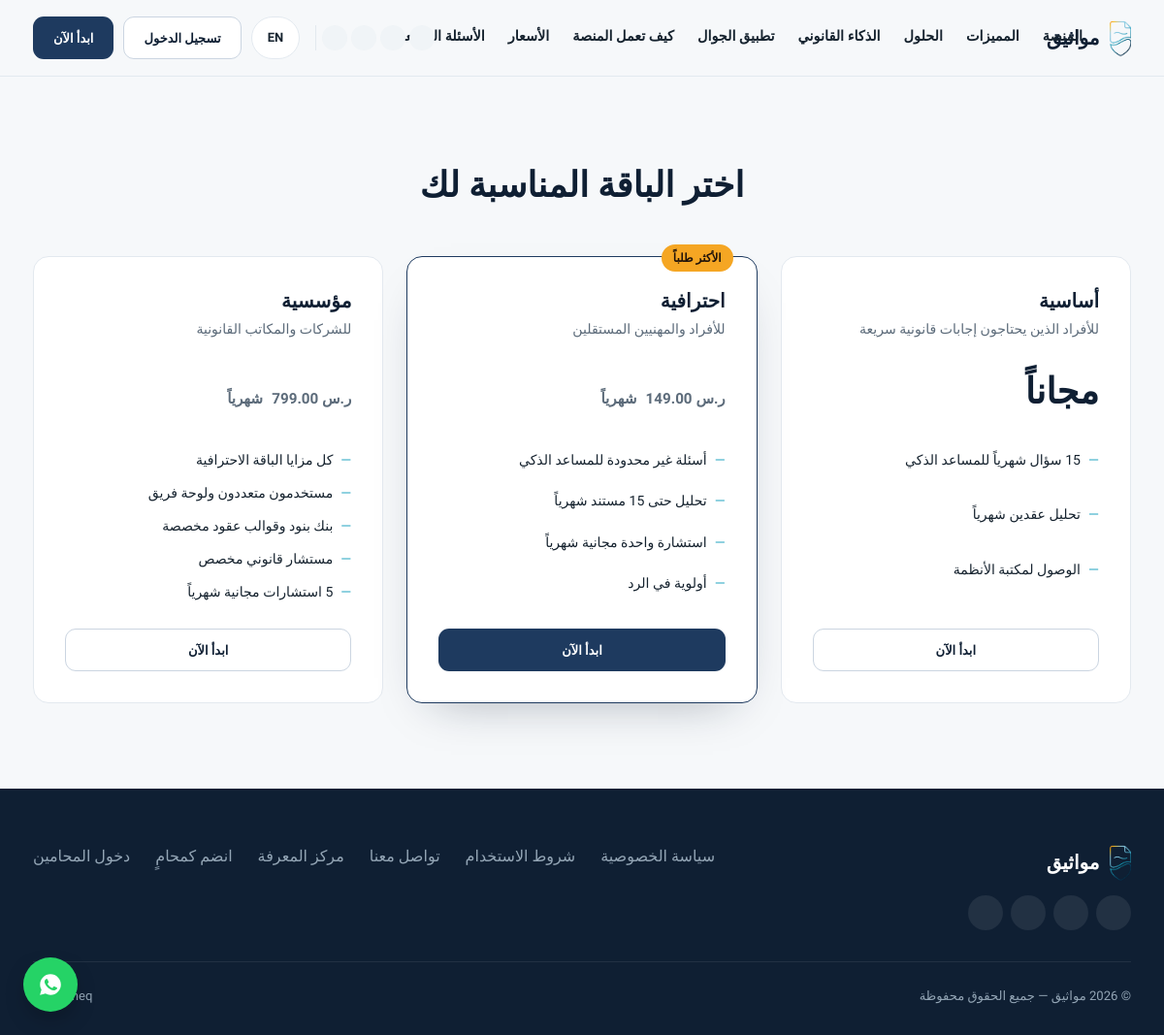
/pricing.php, run on the app's committed database.
### tables this page shows
CREATE TABLE IF NOT EXISTS plans (
    id INT UNSIGNED AUTO_INCREMENT PRIMARY KEY,
    name_ar VARCHAR(100) NOT NULL,
    name_en VARCHAR(100) NOT NULL,
    description_ar TEXT,
    description_en TEXT,
    price_monthly DECIMAL(12,3) NOT NULL DEFAULT 0,
    price_yearly DECIMAL(12,3) DEFAULT NULL,
    ai_queries_limit INT DEFAULT NULL,        
    document_analysis_limit INT DEFAULT NULL,
    consultations_included INT DEFAULT 0,
    is_corporate TINYINT(1) NOT NULL DEFAULT 0,
    is_featured TINYINT(1) NOT NULL DEFAULT 0,
    sort_order SMALLINT DEFAULT 0,
    status ENUM('active','hidden') NOT NULL DEFAULT 'active',
    created_at DATETIME NOT NULL DEFAULT CURRENT_TIMESTAMP
);

CREATE TABLE IF NOT EXISTS plan_features (
    id INT UNSIGNED AUTO_INCREMENT PRIMARY KEY,
    plan_id INT UNSIGNED NOT NULL,
    feature_ar VARCHAR(255) NOT NULL,
    feature_en VARCHAR(255) NOT NULL,
    sort_order SMALLINT DEFAULT 0,
    FOREIGN KEY (plan_id) REFERENCES plans(id) ON DELETE CASCADE
);

CREATE TABLE IF NOT EXISTS site_settings (
    setting_key VARCHAR(100) NOT NULL PRIMARY KEY,
    setting_value TEXT
);

### lang/strings.php (called while the page is built, shortened)
<?php
function t(string $key): string {
    $lang = $_SESSION['lang'] ?? 'ar';
    return $GLOBALS['STRINGS'][$key][$lang] ?? $key;
}
function current_lang(): string {
    return $_SESSION['lang'] ?? 'ar';
}
function is_rtl(): bool {
    return current_lang() === 'ar';
}

### pricing.php (the view)
<?php
require_once __DIR__ . '/includes/header.php';
?>
<section class="section" id="corporate">
  <div class="container">
    <div class="section-head"><h2><?= t('pricing_title') ?></h2></div>
    <div class="pricing-grid">
      <?php
      $plans = $pdo->query("SELECT * FROM plans WHERE status='active' ORDER BY sort_order")->fetchAll();
      $featsStmt = $pdo->prepare("SELECT * FROM plan_features WHERE plan_id=? ORDER BY sort_order");
      foreach ($plans as $plan):
        $name = is_rtl() ? $plan['name_ar'] : $plan['name_en'];
        $desc = is_rtl() ? $plan['description_ar'] : $plan['description_en'];
        $featsStmt->execute([$plan['id']]);
        $feats = $featsStmt->fetchAll();
      ?>
      <div class="price-card <?= $plan['is_featured'] ? 'featured' : '' ?>">
        <?php if ($plan['is_featured']): ?><span class="pop-tag"><?= t('pricing_popular') ?></span><?php endif; ?>
        <h3><?= htmlspecialchars($name) ?></h3>
        <p style="font-size:.88rem"><?= htmlspecialchars($desc) ?></p>
        <div class="price-amount">
          <?= $plan['price_monthly'] > 0 ? money($plan['price_monthly']) : (is_rtl() ? 'مجاناً' : 'Free') ?>
          <?php if ($plan['price_monthly'] > 0): ?><span><?= t('pricing_monthly') ?></span><?php endif; ?>
        </div>
        <ul class="price-feats">
          <?php foreach ($feats as $f): ?><li><?= htmlspecialchars(is_rtl() ? $f['feature_ar'] : $f['feature_en']) ?></li><?php endforeach; ?>
        </ul>
        <a href="/register.php?plan=<?= $plan['id'] ?>" class="btn <?= $plan['is_featured'] ? 'btn-primary' : 'btn-outline' ?> btn-block"><?= t('pricing_choose') ?></a>
      </div>
      <?php endforeach; ?>
    </div>
  </div>
</section>
<?php require_once __DIR__ . '/includes/footer.php'; ?>

### includes/header.php (shortened to what this page needs)
<?php
require_once __DIR__ . '/../config/config.php';
require_once __DIR__ . '/../lang/strings.php';
require_once __DIR__ . '/site_social.php';
$lang = current_lang();
$dir  = is_rtl() ? 'rtl' : 'ltr';
?>
<!DOCTYPE html>
<html lang="<?= $lang ?>" dir="<?= $dir ?>">
<head>
<link rel="stylesheet" href="/assets/css/style.css">
<link rel="stylesheet" href="/assets/css/enterprise.css">
<link rel="stylesheet" href="/assets/css/landing.css">
</head>
<body class="lang-<?= $lang ?>">
<header class="site-header">
  <div class="container">
    <a href="/" class="brand" aria-label="<?= htmlspecialchars(is_rtl() ? SITE_NAME_AR : SITE_NAME_EN) ?>">
      <img src="/assets/img/logo.webp" width="457" height="813" alt="" decoding="async">
      <span><?= is_rtl() ? SITE_NAME_AR : SITE_NAME_EN ?></span>
    </a>
    <nav class="main-nav" id="mainNav" data-nav-spy aria-label="<?= is_rtl() ? 'القائمة الرئيسية' : 'Main navigation' ?>">
      <a href="/#platform"><?= t('nav_platform') ?></a>
      <a href="/#features"><?= t('nav_features') ?></a>
      <a href="/#solutions"><?= t('nav_solutions') ?></a>
      <a href="/#legal-ai"><?= t('nav_legal_ai') ?></a>
      <a href="/#mobile"><?= t('nav_mobile') ?></a>
      <a href="/#how"><?= t('nav_how') ?></a>
      <a href="/#pricing"><?= t('nav_pricing') ?></a>
      <a href="/#faq"><?= t('nav_faq') ?></a>
    </nav>
    <div class="header-actions">
      <?php render_social_row('light', 14); ?>
      <a class="lang-switch" href="?lang=<?= $lang === 'ar' ? 'en' : 'ar' ?>"
         aria-label="<?= $lang === 'ar' ? 'Switch to English' : 'التبديل إلى العربية' ?>"><?= $lang === 'ar' ? 'EN' : 'عربي' ?></a>
      <a href="/login.php" class="btn btn-outline"><?= t('nav_login') ?></a>
      <a href="/register.php" class="btn btn-primary"><?= t('nav_get_started') ?></a>
    </div>
  </div>
</header>

### includes/site_social.php (shortened to what this page needs)
<?php
function site_social_links(): array {
    return [
        ['name' => 'Instagram', 'url' => 'https://www.instagram.com/mawatheq.sa', 'icon' => 'instagram'],
        ['name' => 'TikTok',    'url' => 'https://www.tiktok.com/@mawatheq.sa',   'icon' => 'tiktok'],
        ['name' => 'X',         'url' => 'https://x.com/mawatheqsa',              'icon' => 'x'],
        ['name' => 'Facebook',  'url' => 'https://www.facebook.com/mawatheq.sa/', 'icon' => 'facebook'],
    ];
}
function social_icon_svg(string $icon, int $size = 16): string {
    $paths = [
        'instagram' => '<path d="M12 2c2.7 0 3.06.01 4.12.06 1.06.05 1.79.22 2.43.47.66.26 1.22.6 1.77 1.15.55.55.9 1.11 1.15 1.77.25.64.42 1.37.47 2.43.05 1.06.06 1.42.06 4.12s-.01 3.06-.06 4.12c-.05 1.06-.22 1.79-.47 2.43a4.9 4.9 0 0 1-1.15 1.77 4.9 4.9 0 0 1-1.77 1.15c-.64.25-1.37.42-2.43.47-1.06.05-1.42.06-4.12.06s-3.06-.01-4.12-.06c-1.06-.05-1.79-.22-2.43-.47a4.9 4.9 0 0 1-1.77-1.15 4.9 4.9 0 0 1-1.15-1.77c-.25-.64-.42-1.37-.47-2.43C2.01 15.06 2 14.7 2 12s.01-3.06.06-4.12c.05-1.06.22-1.79.47-2.43.26-.66.6-1.22 1.15-1.77a4.9 4.9 0 0 1 1.77-1.15c.64-.25 1.37-.42 2.43-.47C8.94 2.01 9.3 2 12 2zm0 3.6a6.4 6.4 0 1 0 0 12.8 6.4 6.4 0 0 0 0-12.8zm0 10.56a4.16 4.16 0 1 1 0-8.32 4.16 4.16 0 0 1 0 8.32zm6.66-10.82a1.5 1.5 0 1 1-3 0 1.5 1.5 0 0 1 3 0z"/>',
        'tiktok'   => '<path d="M16.6 5.82c-1-.9-1.6-2.15-1.6-3.52h-3.1v13.9c0 1.5-1.22 2.7-2.72 2.7a2.72 2.72 0 1 1 0-5.44c.25 0 .49.03.72.09V10.4a5.9 5.9 0 0 0-.72-.05A5.85 5.85 0 0 0 3.3 16.2a5.85 5.85 0 0 0 5.85 5.85c3.23 0 5.85-2.62 5.85-5.85V9.02a8.4 8.4 0 0 0 4.9 1.57V7.5a5.1 5.1 0 0 1-3.3-1.68z"/>',
        'x'        => '<path d="M18.9 3H22l-7.4 8.5L23.3 21H16.8l-5-6.5L6 21H2.9l7.9-9L2 3h6.7l4.6 6 5.6-6zm-1.2 16h1.7L7.4 5H5.6l12.1 14z"/>',
        'facebook' => '<path d="M13.5 21v-7.6h2.6l.4-3h-3v-1.9c0-.87.24-1.46 1.5-1.46h1.6V4.3C15.9 4.2 15 4.1 13.9 4.1c-2.3 0-3.9 1.4-3.9 4v2.3H7.4v3h2.6V21h3.5z"/>',
    ];
    $path = $paths[$icon] ?? '';
    return '<svg width="' . $size . '" height="' . $size . '" viewBox="0 0 24 24" style="width:' . $size . 'px;height:' . $size . 'px;display:block" fill="currentColor" aria-hidden="true">' . $path . '</svg>';
}
function render_social_row(string $variant = 'dark', int $size = 16): void {
    $isDark = $variant === 'dark';
    $circleBg   = $isDark ? 'rgba(255,255,255,.08)' : '#F0F4F7';
    $circleFg   = $isDark ? '#ffffff' : '#1E3A5F';
    $wrap       = $size + 20;
    echo '<div class="social-row social-row-' . $variant . '">';
    foreach (site_social_links() as $s) {
        echo '<a href="' . htmlspecialchars($s['url']) . '" target="_blank" rel="noopener" aria-label="' . htmlspecialchars($s['name']) . '"'
           . ' style="width:' . $wrap . 'px;height:' . $wrap . 'px;border-radius:50%;display:inline-flex;align-items:center;justify-content:center;background:' . $circleBg . ';color:' . $circleFg . ';flex:none">'
           . social_icon_svg($s['icon'], $size)
           . '</a>';
    }
    echo '</div>';
}

### includes/currency.php (shortened to what this page needs)
<?php
require_once __DIR__ . '/../lang/strings.php';
function currency_options(): array {
    return [
        'SAR' => ['ar' => 'ريال سعودي',  'en' => 'Saudi riyal',    'symbol_ar' => 'ر.س',  'symbol_en' => 'SAR', 'decimals' => 2],
        'AED' => ['ar' => 'درهم إماراتي', 'en' => 'UAE dirham',     'symbol_ar' => 'د.إ',  'symbol_en' => 'AED', 'decimals' => 2],
        'QAR' => ['ar' => 'ريال قطري',   'en' => 'Qatari riyal',   'symbol_ar' => 'ر.ق',  'symbol_en' => 'QAR', 'decimals' => 2],
        'KWD' => ['ar' => 'دينار كويتي', 'en' => 'Kuwaiti dinar',  'symbol_ar' => 'د.ك',  'symbol_en' => 'KWD', 'decimals' => 3],
        'BHD' => ['ar' => 'دينار بحريني','en' => 'Bahraini dinar', 'symbol_ar' => 'د.ب',  'symbol_en' => 'BHD', 'decimals' => 3],
        'OMR' => ['ar' => 'ريال عماني',  'en' => 'Omani rial',     'symbol_ar' => 'ر.ع',  'symbol_en' => 'OMR', 'decimals' => 3],
        'EGP' => ['ar' => 'جنيه مصري',   'en' => 'Egyptian pound', 'symbol_ar' => 'ج.م',  'symbol_en' => 'EGP', 'decimals' => 2],
        'JOD' => ['ar' => 'دينار أردني', 'en' => 'Jordanian dinar','symbol_ar' => 'د.أ',  'symbol_en' => 'JOD', 'decimals' => 3],
        'USD' => ['ar' => 'دولار أمريكي','en' => 'US dollar',      'symbol_ar' => '$',    'symbol_en' => 'USD', 'decimals' => 2],
        'EUR' => ['ar' => 'يورو',        'en' => 'Euro',           'symbol_ar' => '€',    'symbol_en' => 'EUR', 'decimals' => 2],
    ];
}
function currency_is_valid(string $code): bool {
    return isset(currency_options()[strtoupper($code)]);
}
function currency_normalize(?string $code): string {
    $code = strtoupper(trim((string)$code));
    return currency_is_valid($code) ? $code : CURRENCY_DEFAULT;
}
function currency_code(?PDO $pdo = null): string {
    if (isset($GLOBALS['__mawatheq_currency_cache'])) {
        return $GLOBALS['__mawatheq_currency_cache'];
    }
    if ($pdo === null) {
        global $pdo;
    }
    try {
        $stmt = $pdo->prepare("SELECT setting_value FROM site_settings WHERE setting_key = 'site_currency' LIMIT 1");
        $stmt->execute();
        $value = $stmt->fetchColumn();
    } catch (PDOException $e) {
        return CURRENCY_DEFAULT;
    }
    return $GLOBALS['__mawatheq_currency_cache'] = currency_normalize($value === false ? null : (string)$value);
}
function currency_decimals(?string $code = null): int {
    $code = currency_normalize($code ?? currency_code());
    return currency_options()[$code]['decimals'];
}
function currency_symbol(?string $code = null): string {
    $code = currency_normalize($code ?? currency_code());
    $meta = currency_options()[$code];
    return is_rtl() ? $meta['symbol_ar'] : $meta['symbol_en'];
}
function currency_number($amount, ?string $code = null, ?int $decimals = null): string {
    $decimals = $decimals ?? currency_decimals($code);
    return number_format((float)$amount, $decimals, '.', ',');
}
function money($amount, ?string $code = null, ?int $decimals = null): string {
    $code = currency_normalize($code ?? currency_code());
    return '<span class="num-ltr">' . htmlspecialchars(currency_number($amount, $code, $decimals), ENT_QUOTES, 'UTF-8')
        . ' ' . htmlspecialchars(currency_symbol($code), ENT_QUOTES, 'UTF-8') . '</span>';
}

### includes/footer.php (shortened to what this page needs)
<?php
$wa = '966501453765';
try {
    $stmt = $pdo->query("SELECT setting_value FROM site_settings WHERE setting_key='whatsapp_number'");
    $row = $stmt->fetch();
    if ($row) $wa = $row['setting_value'];
} catch (Throwable $e) {  }
require_once __DIR__ . '/site_social.php';
?>
<footer class="site-footer">
  <div class="container">
    <div class="footer-grid">
      <div class="footer-brand">
        <a href="/" class="brand"><img src="/assets/img/logo.webp" alt="<?= SITE_NAME_AR ?>"><span><?= is_rtl() ? SITE_NAME_AR : SITE_NAME_EN ?></span></a>
      </div>
      <div class="footer-links">
        <a href="/privacy.php"><?= t('footer_privacy') ?></a>
        <a href="/terms.php"><?= t('footer_terms') ?></a>
        <a href="/contact.php"><?= t('footer_contact') ?></a>
        <a href="/knowledge.php"><?= t('feat6_title') ?></a>
        <a href="/join-lawyer.php"><?= t('lawyers_cta') ?></a>
        <a href="/lawyer-login.php"><?= is_rtl() ? 'دخول المحامين' : 'Lawyer Login' ?></a>
      </div>
    </div>
    <div class="footer-bottom">
      <span>&copy; <?= date('Y') ?> <?= SITE_NAME_AR ?> — <?= t('footer_rights') ?></span>
      <span>Mawatheq</span>
    </div>
  </div>
</footer>
<a class="wa-float" href="https://wa.me/<?= htmlspecialchars($wa) ?>" target="_blank" aria-label="WhatsApp">
</a>
</body>
</html>

### assets/css/enterprise.css (style rules this page uses)
:root { --navy:#1E3A5F; --navy-dark:#0F1F33; --teal:#2BA8C4; --gold:#F5A623; --bg:#F6F8FA; --surface:#FFFFFF; --surface-2:#F8FAFC; --surface-3:#F1F5F9; --border:#E3E9EF; --border-strong:#CBD5E1; --text:#16232F; --text-muted:#5C6B7A; --text-subtle:#8296A6; --success:#1E8E5A; --success-bg:#E6F4ED; --warning:#7A5409; --warning-bg:#FDF3E1; --danger:#C7492A; --danger-bg:#FBEAE5; --info:#2BA8C4; --info-bg:#EAF6F9; --r-xs:6px; --r-sm:8px; --r-md:11px; --r-lg:14px; --r-xl:18px; --r-pill:999px; --s-1:4px; --s-2:8px; --s-3:12px; --s-4:16px; --s-5:20px; --s-6:24px; --s-8:32px; --s-10:40px; --sh-xs:0 1px 2px rgba(15,31,51,.05); --sh-sm:0 2px 8px rgba(15,31,51,.05); --sh-md:0 6px 20px rgba(15,31,51,.07); --sh-lg:0 24px 60px rgba(15,31,51,.20); --sidebar-w:264px; --sidebar-w-collapsed:76px; --topbar-h:64px; --bottomnav-h:60px; --fs-xs:12px; --fs-sm:13px; --fs-base:14px; --fs-md:15px; --fs-lg:17px; --fs-h3:19px; --fs-h2:23px; --fs-h1:28px; --focus-ring:0 0 0 3px rgba(43,168,196,.35); }
.lang-switch { display:inline-flex; align-items:center; justify-content:center; min-height:44px; padding:0 var(--s-4); border-radius:var(--r-pill); font-size:var(--fs-sm); font-weight:700; }
.btn, .app-content .btn { display:inline-flex; align-items:center; justify-content:center; gap:8px; min-height:44px; padding:0 var(--s-5); border-radius:var(--r-md); border:1.5px solid transparent; font-family:inherit; font-size:var(--fs-sm); font-weight:700; line-height:1; cursor:pointer; text-decoration:none; white-space:nowrap; transition:background .15s ease,border-color .15s ease,color .15s ease,box-shadow .15s ease; }
.btn-primary { background:var(--navy); color:#fff; }
.btn-outline { background:var(--surface); border-color:var(--border-strong); color:var(--navy-dark); }
.btn-block { width:100%; }
.admin-table td.ltr, .ltr, .num-ltr { direction:ltr; unicode-bidi:isolate; text-align:start; }

### data on the page
plans: name_ar "أساسية", description_ar "للأفراد الذين يحتاجون إجابات قانونية سريعة", price_monthly "مجاناً"
plan_features: feature_ar "15 سؤال شهرياً للمساعد الذكي"
plan_features: feature_ar "تحليل عقدين شهرياً"
plan_features: feature_ar "الوصول لمكتبة الأنظمة"
plans: name_ar "احترافية", description_ar "للأفراد والمهنيين المستقلين", price_monthly.setting_value "149.00", site_settings.setting_value "ر.س"
plan_features: feature_ar "أسئلة غير محدودة للمساعد الذكي"
plan_features: feature_ar "تحليل حتى 15 مستند شهرياً"
plan_features: feature_ar "استشارة واحدة مجانية شهرياً"
plan_features: feature_ar "أولوية في الرد"
plans: name_ar "مؤسسية", description_ar "للشركات والمكاتب القانونية", price_monthly "799.00"
plan_features: feature_ar "كل مزايا الباقة الاحترافية"
plan_features: feature_ar "مستخدمون متعددون ولوحة فريق"
plan_features: feature_ar "بنك بنود وقوالب عقود مخصصة"
plan_features: feature_ar "مستشار قانوني مخصص"
plan_features: feature_ar "5 استشارات مجانية شهرياً"

### other printed values
SITE_NAME_AR "مواثيق"
t('nav_platform') "المنصة"
t('nav_features') "المميزات"
t('nav_solutions') "الحلول"
t('nav_legal_ai') "الذكاء القانوني"
t('nav_mobile') "تطبيق الجوال"
t('nav_how') "كيف تعمل المنصة"
t('nav_pricing') "الأسعار"
t('nav_faq') "الأسئلة الشائعة"
t('nav_login') "تسجيل الدخول"
t('nav_get_started') "ابدأ الآن"
t('pricing_title') "اختر الباقة المناسبة لك"
t('footer_privacy') "سياسة الخصوصية"
t('footer_terms') "شروط الاستخدام"
t('footer_contact') "تواصل معنا"
